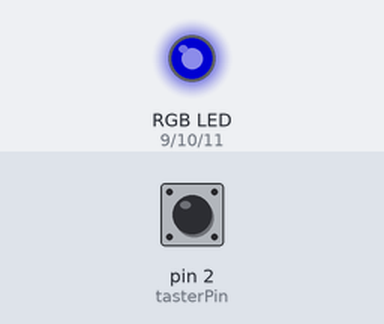
A sketch run on a simulated Arduino Uno, built with avr-gcc and run on an emulated ATmega328P. On the bench: an RGB LED mixed from three pins (HIGH = lit). The inputs (shaded band) are chosen by the test bench; at power-on: pin 2 (tasterPin) LOW. Dim RGB values are drawn brighter than linear.

Above: at 1.2 s.
1.3 s: pin 2 (tasterPin) pulled HIGH for 0.15 s
At 1.9 s:
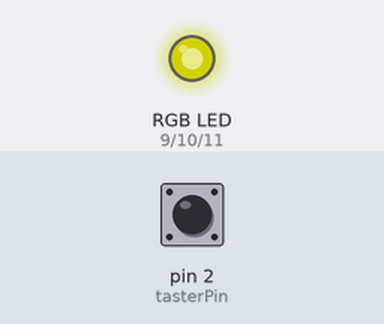
2.9 s: pin 2 (tasterPin) pulled HIGH for 1 s
At 4.3 s:
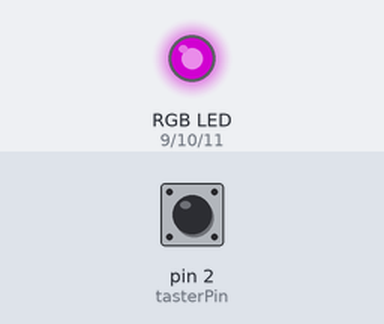
5.4 s: pin 2 (tasterPin) pulled HIGH for 0.15 s
At 6.2 s:
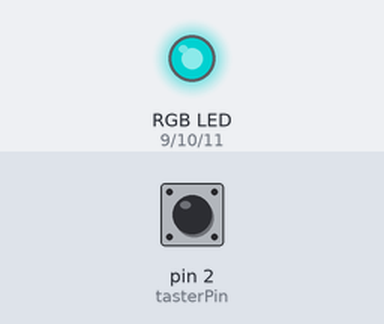
Timing chart, 0 to 8.4 s (numbered marks = the images above; inputs shaded):
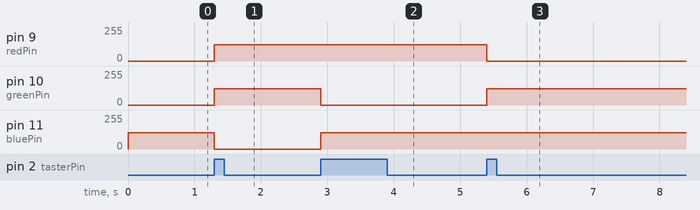

Measured:
- after the input at 1.3 s, pin 9 (redPin), pin 10 (greenPin): 0/255 → 122/255 at once; pin 11 (bluePin): 122/255 → 0/255 at once
- after the input at 2.9 s, pin 10 (greenPin): 122/255 → 0/255 at once; pin 11 (bluePin): 0/255 → 122/255 at once
- after the input at 5.4 s, pin 9 (redPin): 122/255 → 0/255 at once; pin 10 (greenPin): 0/255 → 122/255 at once

The sketch:

RGB.ino
```cpp
#define redPin 9 //PWM pinovi
#define greenPin 10
#define bluePin 11
#define tasterPin 2 //interrupt pin za taster

volatile bool flag=false; //‘volatile’ jer se njena vrednost menja u vise funkcija

const int brightness=122; //jacina kojom svetle LED
int index=0; //indeks boje koja se trenutno prikazuje na RGB, indeks plave boje je 0, žute je 1, ljubicaste je 2 i tirkizne je 3

void setup() {
pinMode(redPin,OUTPUT); //svi LED pinovi se deklarisu kao izlazni
pinMode(greenPin,OUTPUT);
pinMode(bluePin,OUTPUT);
pinMode(tasterPin,INPUT); //taster pin je deklarisan kao ulazni
attachInterrupt(digitalPinToInterrupt(tasterPin),tasterISR,RISING); //deklarisanje prekida na taster pinu, funkcije koja se poziva pri prekidu kada je prisutna rastuca ivica signala (zbog pull-down otpornika)
}

void loop() {
//svakim pritiskom tastera, indeks se inkrementira, kada stigne do vrednosti 4, vraca se na 0
if(flag) {
  index++;
  if(index==4)
    index=0;
  flag=false;
}
if(index == 0)
  applyColor(0,0,brightness);
else if(index == 1)
  applyColor(brightness,brightness,0);
else if(index == 2)
  applyColor(brightness,0,brightness);
else
  applyColor(0,brightness,brightness);
}

void tasterISR() {
  flag=true;
}

void applyColor(int R, int G, int B) { //funkcija za prikaz boje na RGB diodi
  analogWrite(redPin,R);
  analogWrite(greenPin,G);
  analogWrite(bluePin,B);
}
```
